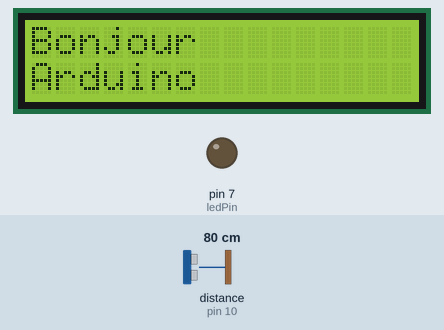
A sketch run on a simulated Arduino Uno, built with avr-gcc and run on an emulated ATmega328P. On the bench: 16×2 character LCD, output pins drawn as LEDs (lit = HIGH). Wiring (inferred from the names in the program): ultrasonic range finder: trigger pin 9; echo pin 10. The inputs (shaded band) are chosen by the test bench; at power-on: distance to the obstacle (sensor on pin 10) 80 cm. The echo pulse lasts 58.3 µs per cm; pins used as bus, display or sensor lines are not drawn.

Above: at 0.1 s.
At 3.6 s:
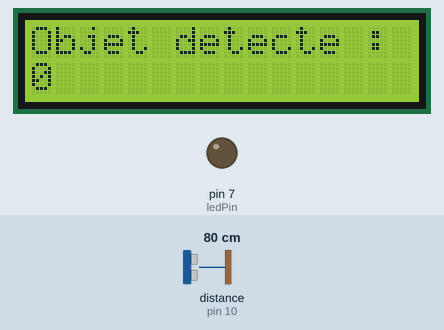
3.7 s: distance to the obstacle (sensor on pin 10) set to 17 cm
5.2 s: distance to the obstacle (sensor on pin 10) set to 13 cm
At 7.5 s:
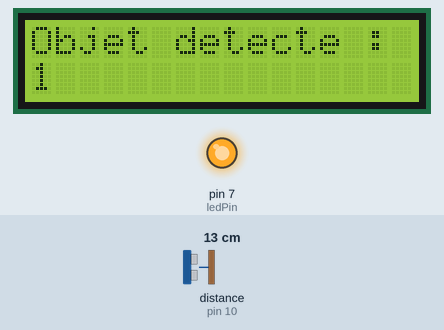
Timing chart, 0 to 9.0 s (numbered marks = the images above; inputs shaded):
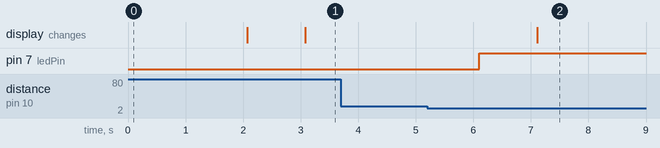

The sketch:

detecteur_objet.ino
```cpp
#include <LiquidCrystal.h>

// Définition des broches du LCD
const int RS = 12;
const int E  = 11;
const int D4 = 5;
const int D5 = 4;
const int D6 = 3;
const int D7 = 2;
const int trigPin = 9;
const int echoPin = 10;
const int ledPin = 7;

// Variables
long duree;
float distance;
// Variable compteur
int compteur = 0;
bool objetPresent = false;


// Création de l'objet LCD
LiquidCrystal lcd(RS, E, D4, D5, D6, D7);


void setup()
{
  pinMode(trigPin, OUTPUT);
  pinMode(echoPin, INPUT);
  pinMode(ledPin, OUTPUT);
  digitalWrite(ledPin, LOW);
 intro();

}
void intro(){
   // Initialisation du LCD
 lcd.begin(16, 2);

  // Effacer l'écran
  lcd.clear();

  // Afficher un message
  lcd.setCursor(0, 0);
  lcd.print("Bonjour");

  lcd.setCursor(0, 1);
  lcd.print("Arduino");

  delay(2000);

  lcd.clear();
}
void afficheur()
{
  lcd.clear();

  lcd.setCursor(0,0);
  lcd.print("Objet detecte :");

  lcd.setCursor(0,1);
  lcd.print(compteur);
}

void calcule_distance(){
  digitalWrite(trigPin, LOW);
  delayMicroseconds(5);

  digitalWrite(trigPin, HIGH);
  delayMicroseconds(10);
  digitalWrite(trigPin, LOW);

  duree = pulseIn(echoPin, HIGH, 30000); // timeout de 30 ms


  distance = duree * 0.0343 / 2;
    if (distance < 15)
{
   digitalWrite(ledPin, HIGH);   // Allumer la LED

    if (!objetPresent)
    {
        compteur++;
        objetPresent = true;
    }
}
else
{
   digitalWrite(ledPin, LOW);    // Éteindre la LED
    objetPresent = false;
}
  delay(1000);
}

void loop()
{

calcule_distance();
afficheur();


}
```

Measured:
- the behaviour switches between 15 and 14 cm on distance to the obstacle (sensor on pin 10) (found by bisection; images 1 and 2)
- after the input at 3.7 s, every drawn part: stays the same
- after the input at 5.2 s, pin 7 (ledPin): LOW → HIGH after 0.90 s; the display: changes after 1.9 s (image 2)
